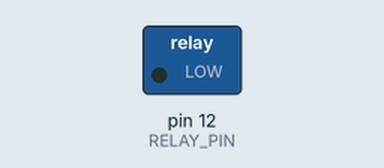
Recording of a sketch running on a simulated Arduino Uno, built with avr-gcc and run on an emulated ATmega328P. Parts: switched loads named in the sketch (green lamp = pin HIGH). Dashed ring = blinking.

Above: at 0.5 s.
Timing chart, 0 to 4.6 s (numbered marks = the images above):
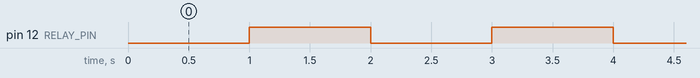

Measured:
- by itself, pin 12 (RELAY_PIN): alternates HIGH for 1.0 s and LOW for 1.0 s

The sketch:

Playing-with-Relay.ino
```cpp
#define RELAY_PIN 12

void setup()
{
  pinMode(RELAY_PIN, OUTPUT);
}

void loop() {
  //Kita pake normaly close, jadi kalo di 0 in bakalan closed circuit, arus mengalir
  digitalWrite(RELAY_PIN, 0);
  delay(1000);
  digitalWrite(RELAY_PIN, 1);
  delay(1000);
}
```
